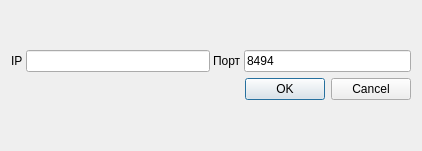
<?xml version="1.0" encoding="UTF-8"?>
<ui version="4.0">
 <class>RejoinDialog</class>
 <widget class="QDialog" name="RejoinDialog">
  <property name="geometry">
   <rect>
    <x>0</x>
    <y>0</y>
    <width>422</width>
    <height>151</height>
   </rect>
  </property>
  <property name="windowTitle">
   <string>Dialog</string>
  </property>
  <layout class="QGridLayout" name="gridLayout">
   <item row="0" column="0">
    <layout class="QVBoxLayout" name="verticalLayout">
     <item>
      <layout class="QHBoxLayout" name="AddressLayout">
       <property name="spacing">
        <number>3</number>
       </property>
       <item>
        <layout class="QHBoxLayout" name="IPLayout">
         <item>
          <widget class="QLabel" name="IPLabel">
           <property name="text">
            <string>IP</string>
           </property>
          </widget>
         </item>
         <item>
          <widget class="FormLineEdit" name="IPLineEdit">
           <property name="maxLength">
            <number>15</number>
           </property>
          </widget>
         </item>
        </layout>
       </item>
       <item>
        <layout class="QHBoxLayout" name="PortLayout">
         <item>
          <widget class="QLabel" name="PortLabel">
           <property name="maximumSize">
            <size>
             <width>16777215</width>
             <height>16777215</height>
            </size>
           </property>
           <property name="text">
            <string>Порт</string>
           </property>
          </widget>
         </item>
         <item>
          <widget class="FormLineEdit" name="PortLineEdit">
           <property name="text">
            <string>8494</string>
           </property>
          </widget>
         </item>
        </layout>
       </item>
      </layout>
     </item>
     <item>
      <widget class="QDialogButtonBox" name="buttonBox">
       <property name="orientation">
        <enum>Qt::Orientation::Horizontal</enum>
       </property>
       <property name="standardButtons">
        <set>QDialogButtonBox::StandardButton::Cancel|QDialogButtonBox::StandardButton::Ok</set>
       </property>
      </widget>
     </item>
    </layout>
   </item>
  </layout>
 </widget>
 <customwidgets>
  <customwidget>
   <class>FormLineEdit</class>
   <extends>QLineEdit</extends>
   <header location="global">../../../../formlineedit.h</header>
  </customwidget>
 </customwidgets>
 <resources/>
 <connections>
  <connection>
   <sender>buttonBox</sender>
   <signal>accepted()</signal>
   <receiver>RejoinDialog</receiver>
   <slot>accept()</slot>
   <hints>
    <hint type="sourcelabel">
     <x>248</x>
     <y>254</y>
    </hint>
    <hint type="destinationlabel">
     <x>157</x>
     <y>274</y>
    </hint>
   </hints>
  </connection>
  <connection>
   <sender>buttonBox</sender>
   <signal>rejected()</signal>
   <receiver>RejoinDialog</receiver>
   <slot>reject()</slot>
   <hints>
    <hint type="sourcelabel">
     <x>316</x>
     <y>260</y>
    </hint>
    <hint type="destinationlabel">
     <x>286</x>
     <y>274</y>
    </hint>
   </hints>
  </connection>
 </connections>
</ui>
